Frame 1 (no input): blank canvas, image omitted
Frame 60 (the mouse pressed at the canvas centre just before this capture): blank canvas, image omitted
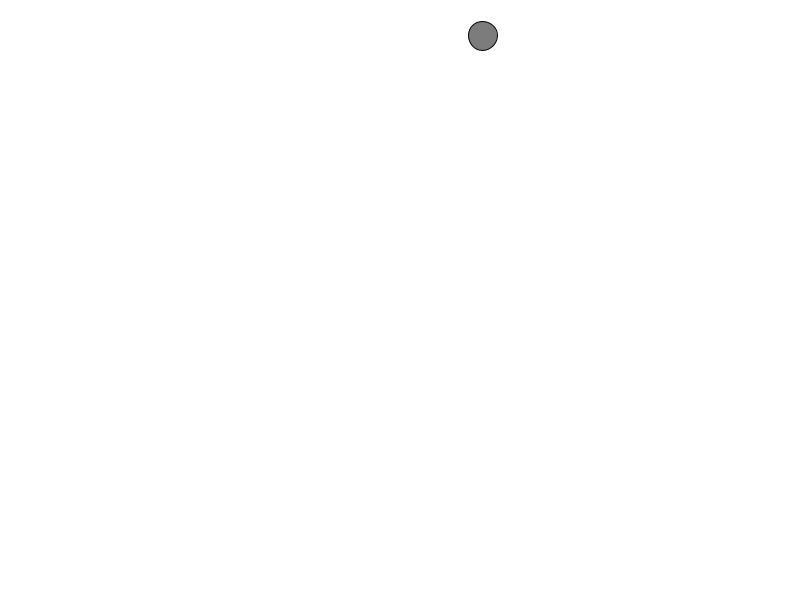
Frame 120 (the mouse held since frame 60 and released just before this capture)

The Processing sketch whose frames 1 and 60 were blank and that drew this single picture after the mouse press (run headless with seeded random() and noise(); from frame 60 on, the mouse is pressed at the canvas centre):

// Processing sketch: bubbleObject
// ── bubbleObject.pde

ArrayList<Bubble> b = new ArrayList<Bubble>();

void setup() {
  size(800,600);
  for(int i=0;i<b.size();i++)
  {
    b.add(new Bubble(random(0,width),random(0,height),random(5,30)));
  }
}

void draw() {
  background(255);
  for(int i=0;i<b.size();i++)
  {
    play(b.get(i));
  }
}

void mousePressed() {
  b.add(new Bubble(random(0,width),random(0,height),random(5,30)));
}

void keyPressed() {
  b.remove(0);
}
void play(Bubble b){
  b.assend();
  b.display();
  b.top();
}

// ── Bubble.pde
class Bubble {
 float x;
 float y;
 float radius;
 
 Bubble(float x, float y, float r) {
   this.x = x;
   this.y = y;
   this.radius = r;
 }
 
 void assend() {
   y-=2;
   x = x+random(-3,3);
 }
 
 void display() {
   stroke(0);
   fill(124);
   ellipse(x,y,radius,radius);
 }
 
 void top() {
   if(y < radius/2) y = height - radius/2;
 }
 
  void pop(float c) {
   fill(c);
   ellipse(x,y,2*radius,2*radius);
 }
  
}
